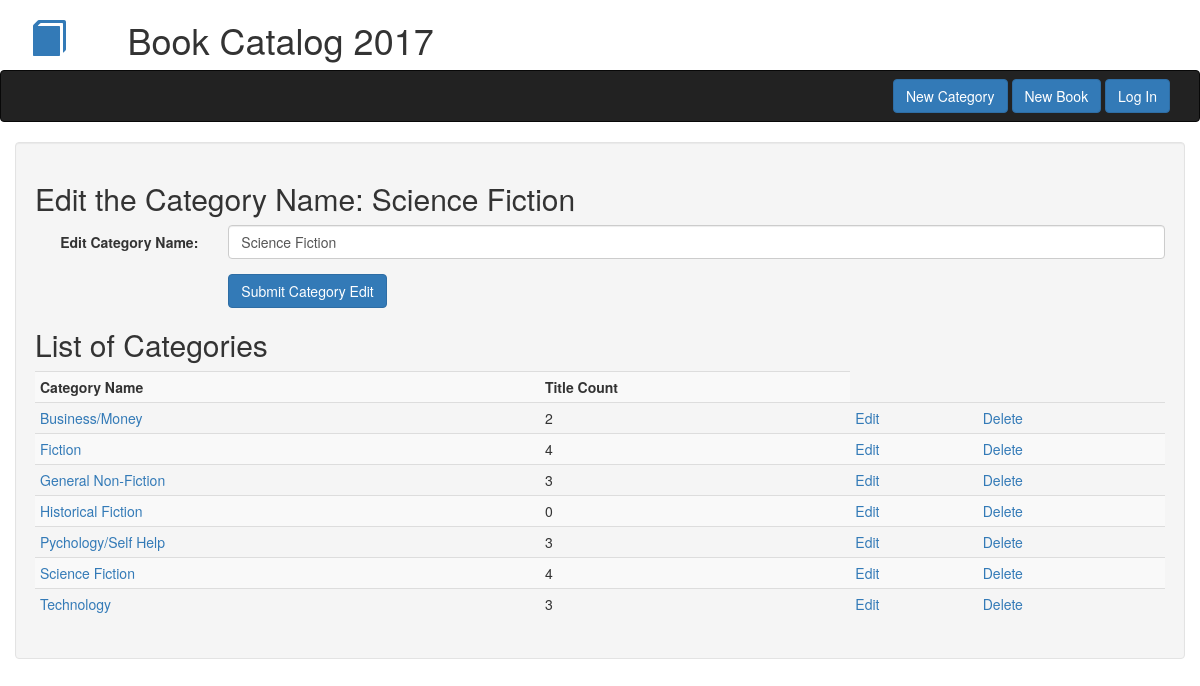
The page /categories/1/edit on the database its author committed.
### db_setup.py (models this page shows)
class Category(Base):
    __tablename__ = 'category'
    name = Column(String(80), nullable = False)
    id = Column(Integer, primary_key = True)

### catalog.py (the view)
@app.route('/categories/<int:category_id>/edit', methods=['GET', 'POST'])
def editCategory(category_id):
    category = session.query(Category).filter_by(id = category_id).one()
    category_counts = (
        session.query(Category.name, Category.id, func.count(Book.title).label("count"))
        .outerjoin(Book, Category.id == Book.category_id)
        .group_by(Category.id)
        .order_by(Category.name)
        )
    if request.method == 'POST':
        data = ({"name": request.form['category_name']})
        if not request.form['category_name']:
            flash('Form field cannot be blank!')
            return redirect(url_for('editCategory', category_id = category_id))
        session.query(Category).filter_by(id = category_id).update(data)
        session.commit()
        flash("Category: {} edited successfully!".format(category.name))
        return redirect(url_for('indexPage'))
    else:
        return render_template('edit_category.html',
            category = category, category_counts = category_counts)

### templates/edit_category.html (shortened to what this page needs)
{% extends "bootstrap/base.html" %}
{% block navbar %}{% include "header_nav.html" %}{% endblock %}
{% block content %}
<div class="container well">
    <h2>Edit the Category Name: {{ category.name }}</h2>
    <form class="form-horizontal" method ="POST" action = "{{ url_for('editCategory', category_id = category.id )}}" >
    <div class="form-group">
        <label for="inputCategory" class="col-sm-2 control-label">Edit Category Name:</label>
        <div class="col-sm-10">
            <input type="text" name="category_name" class="form-control" id="inputCategory" value="{{ category.name }}">
        </div>
    </div>
    <div class="form-group">
        <div class="col-sm-offset-2 col-sm-10">
            <button type="submit" class="btn btn-primary">Submit Category Edit</button>
        </div>
    </div>
    </form>
    <h2>List of Categories</h2>
    <table class='table table-striped table-condensed'>
        <th>Category Name</th><th>Title Count</th>
        {% for category in category_counts %}
            <tr><td><a href="{{ url_for('listBooksByCategory', category_id = category.id) }}">{{ category.name }}</a></td><td>{{ category.count }}<td><a href="{{ url_for('editCategory', category_id = category.id) }}"> Edit</a></td><td><a href="{{ url_for('deleteCategory', category_id = category.id) }}"> Delete</a></td></tr>
        {% endfor %}
    </table>
</div>
{%- endblock -%}

### rows shown on the page
Category: name "Science Fiction", category_name "Science Fiction", count "4"
Category: name "Business/Money", count "2"
Category: name "Fiction", count "4"
Category: name "General Non-Fiction", count "3"
Category: name "Historical Fiction", count "0"
Category: name "Pychology/Self Help", count "3"
Category: name "Technology", count "3"
